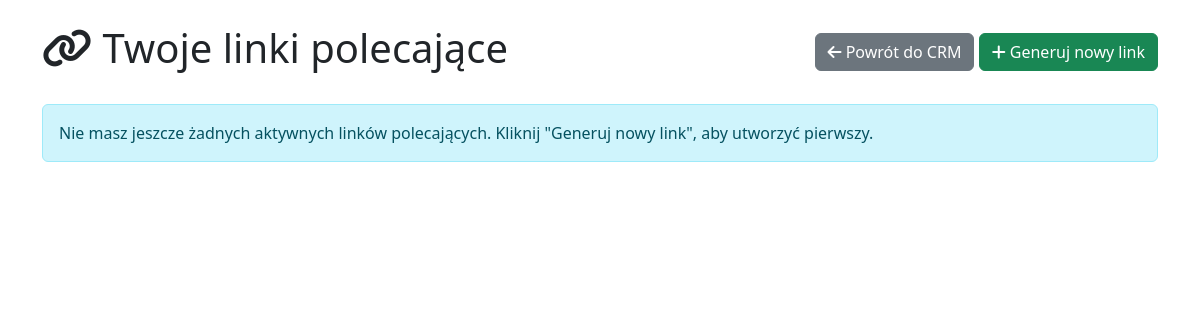
The page /crm/referrals (signed in) on the database as committed earlier.
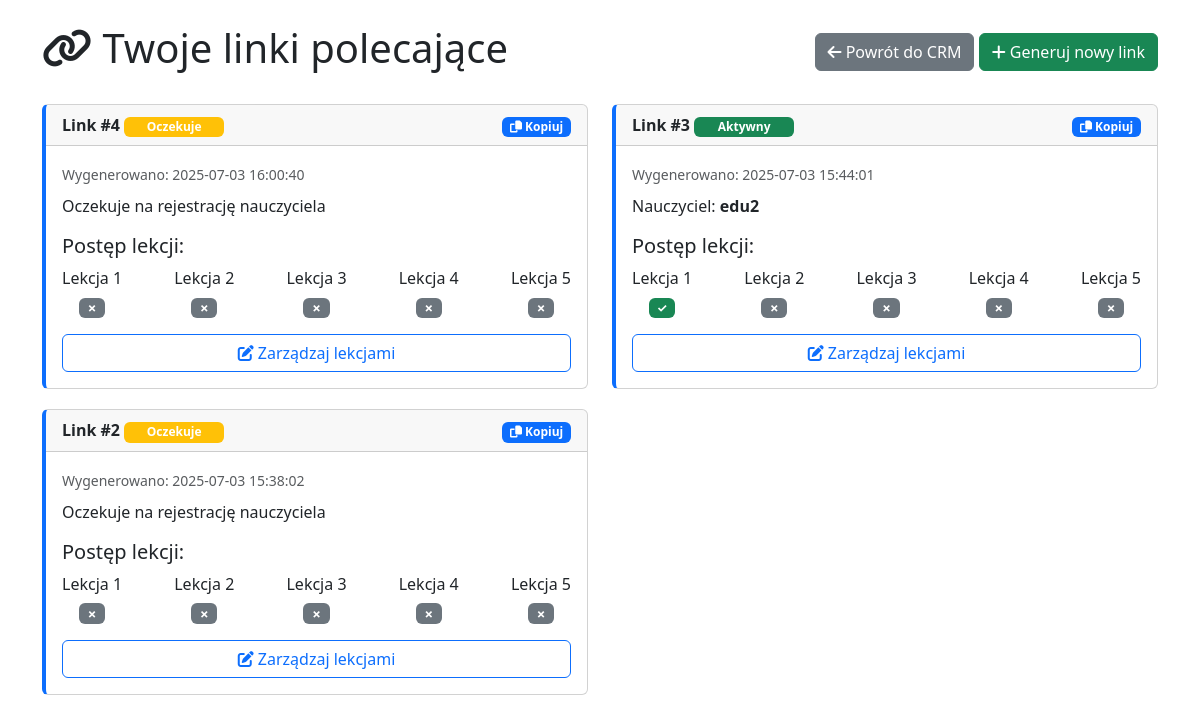
The same page on the database as committed later.
### tables this page shows
CREATE TABLE ref_links (
                id INTEGER PRIMARY KEY AUTOINCREMENT,
                link TEXT UNIQUE NOT NULL,
                owner_id INTEGER NOT NULL,
                recipient_id INTEGER,
                lesson1_completed INTEGER DEFAULT 0,
                lesson2_completed INTEGER DEFAULT 0,
                lesson3_completed INTEGER DEFAULT 0,
                lesson4_completed INTEGER DEFAULT 0,
                lesson5_completed INTEGER DEFAULT 0,
                all_completed INTEGER DEFAULT 0,
                created_at TIMESTAMP DEFAULT CURRENT_TIMESTAMP,
                FOREIGN KEY (owner_id) REFERENCES users (id),
                FOREIGN KEY (recipient_id) REFERENCES users (id)
            );

CREATE TABLE users (
                id INTEGER PRIMARY KEY AUTOINCREMENT,
                username TEXT UNIQUE NOT NULL,
                email TEXT UNIQUE NOT NULL,
                hash TEXT NOT NULL,
                role INTEGER DEFAULT 0,
                voivodeship TEXT,
                regional_teacher_id INTEGER,
                first_name TEXT,
                last_name TEXT,
                phone TEXT,
                school TEXT,
                subjects TEXT,
                experience_years INTEGER,
                bio TEXT,
                profile_picture TEXT,
                created_at TIMESTAMP DEFAULT CURRENT_TIMESTAMP,
                is_online INTEGER DEFAULT 0,
                last_online TIMESTAMP,
                teaching_modes TEXT DEFAULT 'online',
                availability_hours INTEGER DEFAULT 8,
                parental_email TEXT,
                password_setup_token TEXT,
                token_expiry TIMESTAMP,
                password_reset_token TEXT,
                password_reset_expiry TIMESTAMP,
                tmethod TEXT DEFAULT 'default_method'
            );

### app.py (the view, shortened to what this page needs)
@app.route("/crm/referrals", methods=["GET", "POST"])
def crm_referrals():
    if "user_id" not in session or session.get("user_role") not in ["regional_teacher", "admin", "teacher"]:
        flash("Nie masz uprawnień do tej strony", "error")
        return redirect(url_for("index"))
    user_id = session["user_id"]
    db = get_db()
    links = db.execute("""
        SELECT r.*, u.username as recipient_name
        FROM ref_links r
        LEFT JOIN users u ON r.recipient_id = u.id
        WHERE r.owner_id = ?
        ORDER BY r.created_at DESC
    """, (user_id,)).fetchall()
    return render_template("crm_referrals.html", links=links)

### app.py (called while the page is built)
def get_db():
    db = getattr(g, '_database', None)
    if db is None:
        db = g._database = sqlite3.connect(DATABASE)
        db.row_factory = sqlite3.Row
    return db

@app.template_filter('format_datetime')
def format_datetime(value, format='%d.%m.%Y %H:%M'):
    if value is None:
        return ""
    try:
        return value.strftime(format)
    except AttributeError:
        return value

@app.teardown_appcontext
def close_connection(exception):
    db = getattr(g, '_database', None)
    if db is not None:
        db.close()

@app.context_processor
def utility_processor():
    return dict(
        get_day_name=get_day_name,
        get_role_name=get_role_name,
        datetime=datetime,
        timedelta=timedelta,
        format_time_slot=format_time_slot
    )

### templates/crm_referrals.html (shortened to what this page needs)
<!DOCTYPE html>
<html lang="pl">
<head>
    <link rel="stylesheet" href="https://cdn.jsdelivr.net/npm/bootstrap@5.3.0/dist/css/bootstrap.min.css">
    <link rel="stylesheet" href="https://cdnjs.cloudflare.com/ajax/libs/font-awesome/6.4.0/css/all.min.css">
</head>
<body>
    <div class="container py-4">
        <div class="d-flex justify-content-between align-items-center mb-4">
            <h1><i class="fas fa-link"></i> Twoje linki polecające</h1>
            <div>
                <a href="{{ url_for('crm') }}" class="btn btn-secondary">
                    <i class="fas fa-arrow-left"></i> Powrót do CRM
                </a>
                <form method="POST" action="{{ url_for('crm_referrals') }}" class="d-inline">
                    <button type="submit" class="btn btn-success">
                        <i class="fas fa-plus"></i> Generuj nowy link
                    </button>
                </form>
            </div>
        </div>
        {% if not links %}
            <div class="alert alert-info">
                Nie masz jeszcze żadnych aktywnych linków polecających. Kliknij "Generuj nowy link", aby utworzyć pierwszy.
            </div>
        {% else %}
            <div class="row">
                {% for link in links %}
                <div class="col-md-6">
                    <div class="card link-card {% if link['all_completed'] %}completed{% endif %}">
                        <div class="card-header d-flex justify-content-between align-items-center">
                            <div>
                                <strong>Link #{{ link['id'] }}</strong>
                                <span class="badge {% if link['recipient_id'] %}bg-success{% else %}bg-warning{% endif %} status-badge">
                                    {% if link['recipient_id'] %}Aktywny{% else %}Oczekuje{% endif %}
                                </span>
                            </div>
                            <div>
                                <span class="badge bg-primary copy-btn" data-link="{{ link['link'] }}">
                                    <i class="fas fa-copy"></i> Kopiuj
                                </span>
                            </div>
                        </div>
                        <div class="card-body">
                            <div class="mb-2">
                                <small class="text-muted">Wygenerowano: {{ link['created_at']|format_datetime }}</small>
                            </div>
                            <div class="mb-3">
                                {% if link['recipient_name'] %}
                                    <p>Nauczyciel: <strong>{{ link['recipient_name'] }}</strong></p>
                                {% else %}
                                    <p>Oczekuje na rejestrację nauczyciela</p>
                                {% endif %}
                            </div>
                            <h5>Postęp lekcji:</h5>
                            <div class="d-flex justify-content-between mb-3">
                                {% for i in range(1,6) %}
                                {% set lesson_key = 'lesson' ~ i ~ '_completed' %}
                                <div class="text-center">
                                    <div class="mb-1">Lekcja {{ i }}</div>
                                    <span class="badge {% if link[lesson_key] %}bg-success{% else %}bg-secondary{% endif %}">
                                        {% if link[lesson_key] %}✓{% else %}✗{% endif %}
                                    </span>
                                </div>
                                {% endfor %}
                            </div>
                            <div class="d-grid">
                                <a href="{{ url_for('manage_referral', link_id=link['id']) }}" class="btn btn-outline-primary">
                                    <i class="fas fa-edit"></i> Zarządzaj lekcjami
                                </a>
                            </div>
                        </div>
                    </div>
                </div>
                {% endfor %}
            </div>
        {% endif %}
    </div>
</body>
</html>

### templates/crm_referrals.html (style rules this page uses)
.link-card { margin-bottom: 20px; border-left: 4px solid #0d6efd; }
.copy-btn { cursor: pointer; }
.status-badge { min-width: 100px; }

Rows that differ between the two databases and show on the page:
added ref_links: id "4", shows "Oczekuje", created_at "2025-07-03 16:00:40", shows "Oczekuje na rejestrację nauczyciela", i "1" "2" "3" "4" "5", lesson1_completed 0 (drawn), lesson2_completed 0 (drawn), lesson3_completed 0 (drawn), lesson4_completed 0 (drawn), lesson5_completed 0 (drawn)
added ref_links: id "3", shows "Aktywny", created_at "2025-07-03 15:44:01", recipient_name "edu2", i "1" "2" "3" "4" "5", lesson1_completed 1 (drawn), lesson2_completed 0 (drawn), lesson3_completed 0 (drawn), lesson4_completed 0 (drawn), lesson5_completed 0 (drawn)
added ref_links: id "2", shows "Oczekuje", created_at "2025-07-03 15:38:02", shows "Oczekuje na rejestrację nauczyciela", i "1" "2" "3" "4" "5", lesson1_completed 0 (drawn), lesson2_completed 0 (drawn), lesson3_completed 0 (drawn), lesson4_completed 0 (drawn), lesson5_completed 0 (drawn)
Other text that changed with them:
text no longer shown: "Nie masz jeszcze żadnych aktywnych linków polecających. Kliknij \"Generuj nowy link\", aby utworzyć pierwszy."
